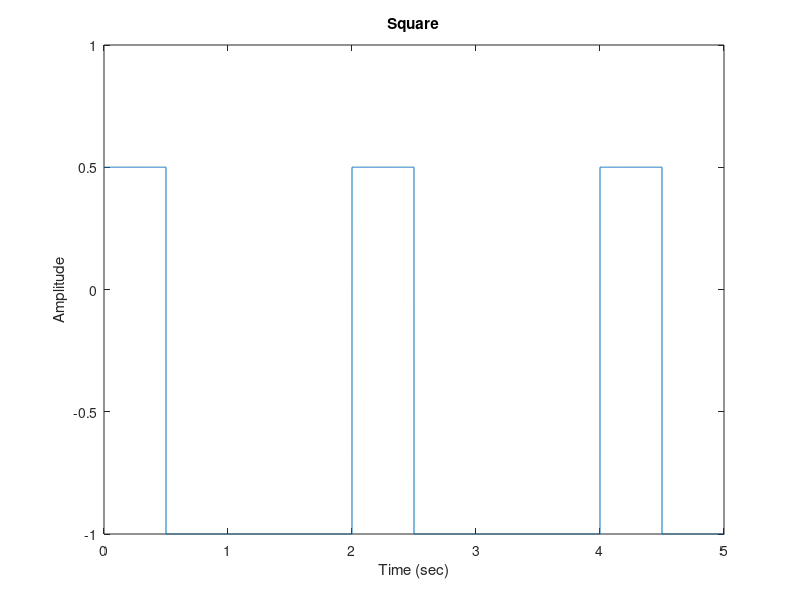

Reproduce this figure in MATLAB.
fs=5000;
t = 0:1/fs:100;
x = square(pi*t,25); 
for i = 1:1:length(x)
if x(i)> 0
x(i) = x(i)/2;
end
end
plot(t,x)
axis([0 5 -1 1])%afisaza portiunea de grafic cumprinsa intre aceste coordonate pt abscisa si ordonata
xlabel('Time (sec)')
ylabel('Amplitude')
title('Square')
